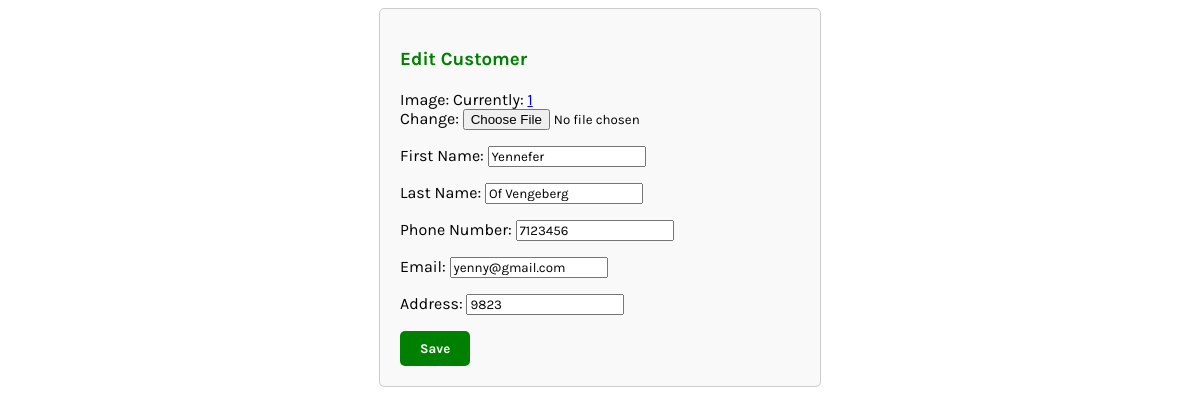
/customer_Details/customers/edit/1/, run on the app's committed database.
### customer_Details/models.py (models this page shows, shortened)
class Customers(models.Model):
    image = models.ImageField()
    first_Name = models.CharField(max_length=32)
    last_Name = models.CharField(max_length=32)
    phone_Number = models.PositiveIntegerField()
    email = models.CharField(max_length=32)
    address = models.CharField(max_length=32)
    date_created = models.DateTimeField(auto_now_add=True)
    date_updated = models.DateTimeField(auto_now=True)
    class Meta:
        verbose_name = 'Customer'
        verbose_name_plural = 'Customers'

### customer_Details/views.py (the view)
# urls.py: path("customers/edit/<int:id>/", edit_customer, name='customer_edit_view')
def edit_customer(request, id):
    product = Customers.objects.get(id = id)
    if request.method == 'POST':
        form = CustomerUploadForm(request.POST, instance=product)
        if form.is_valid():
            form.save()
            return redirect('customer_details_view', id=product.id)
    else:
        form=CustomerUploadForm(instance=product)
        return render (request, 'customer_Details/edit_customer.html', {"form":form})

### customer_Details/forms.py
class CustomerUploadForm(forms.ModelForm):
    class Meta:
        model = Customers
        fields = "__all__"           #renders all attributes

### templates/customer_Details/edit_customer.html (shortened to what this page needs)
<!DOCTYPE html>
<html lang="en">
<head>
    {%load static%}
    <link rel="stylesheet" type="text/css" href="{% static 'css/edit_customer.css' %}">
</head>
<body>
    <div class="edit-customer-container">
        <h3 class="edit-customer-heading">Edit Customer</h3>
        <form method="POST" class="upload_form" enctype="multipart/form-data">
            {{ form.as_p }}
            <button type="submit" class="save-button">Save</button>
        </form>
    </div>
</body>
</html>

### static/css/edit_customer.css (style rules this page uses)
* { font-family: 'Karla', sans-serif; }
.edit-customer-container { max-width: 400px; margin: 0 auto; padding: 20px; border: 1px solid #ccc; border-radius: 5px; background-color: #f9f9f9; }
.edit-customer-heading { color: green; margin-bottom: 20px; }
.save-button { background-color: green; color: white; border: none; padding: 10px 20px; cursor: pointer; border-radius: 5px; font-weight: bold; transition: background-color 0.3s ease; }

### data on the page
Customers: first_Name "Yennefer", last_Name "Of Vengeberg", phone_Number "7123456", email "yenny@gmail.com", address "9823"
